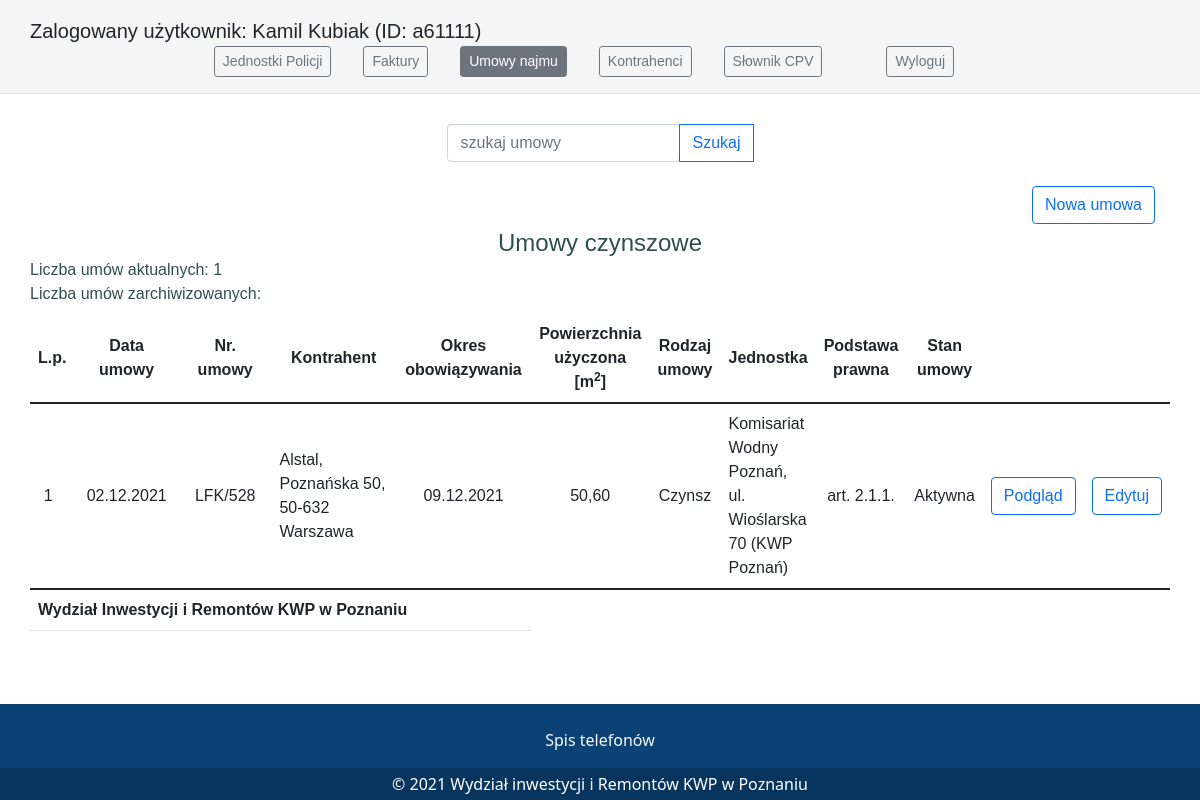
/contracts/ (signed in), run on an earlier commit of the app's database.
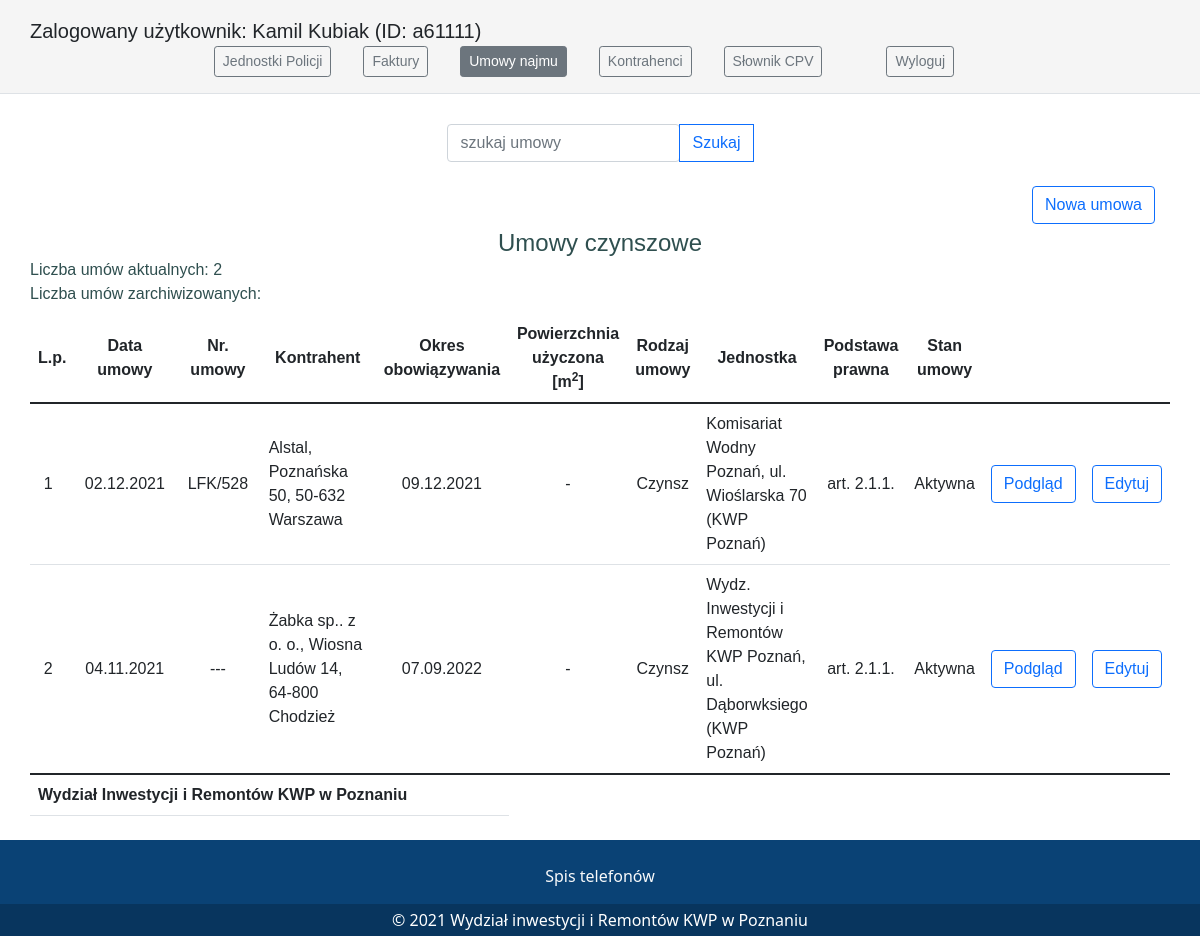
And on a later commit of the database.
### contracts/models.py (models this page shows, shortened)
class Contractimmovables(models.Model):
    class Meta:
        verbose_name = "Umowa nieruchomosci"
        verbose_name_plural = "Umowy nieruchomosci"
    data_umowy = models.DateField("Data umowy")
    nrumowy = models.CharField("Nr umowy", max_length=20, null=True, blank=True, default="")
    kontrahent = models.ForeignKey("contractors.Contractor", on_delete=models.CASCADE, verbose_name="Kontrahent", related_name="contractimmovables")
    podstawa = models.ForeignKey("contracts.Podstawa", on_delete=models.CASCADE, blank=True,
                                 verbose_name="Podstawa prawna", related_name="contractimmovables")
    okres_obowiazywania = models.DateField("Okres obowiązywania", null=True, blank=True)
    rodzaj = models.ForeignKey("contracts.Rodzaj", on_delete=models.CASCADE, verbose_name="Rodzaj umowy", related_name="contractimmovables")
    pow_uzyczona = models.DecimalField("Powierzchnia użytkowa", max_digits=8, decimal_places=2, null=True, blank=True)
    koszt_czynsz = models.BooleanField("Czynsz")
    koszt_prad = models.BooleanField("Prąd")
    koszt_gaz = models.BooleanField("Gaz")
    koszt_woda = models.BooleanField("Woda")
    koszt_co = models.BooleanField("C.O.")
    koszt_smieci = models.BooleanField("Śmieci")
    koszt_podsmiec = models.BooleanField("Zagospodarowanie odpadami komunalnymi")
    koszt_podnier = models.BooleanField("Podatek od nieruchomości")
    unit = models.ForeignKey(Unit, on_delete=models.CASCADE, null=False, verbose_name="Jednostka", related_name="contractimmovables")
    skan = models.FileField(upload_to='contracts_immovables_pdf/%Y/', null=True, blank=True, verbose_name="Skan umowy")
    stan = models.ForeignKey(Stan, on_delete=models.CASCADE, blank=False, default=1, related_name="contractimmovables")
    comments = models.TextField("Informacje", blank=True, default="")
    archives = models.BooleanField("Aktywna", null=False, default=1)
    create = models.DateTimeField("Data utworzenia", auto_now_add=True)
    change = models.DateTimeField("Zmiana", auto_now=True)
    autor = models.ForeignKey("auth.User", on_delete=models.CASCADE)

class Rodzaj(models.Model):
    class Meta:
        verbose_name = "Rodzaj umowy"
        verbose_name_plural = "Rodzaje umów"
    rodzaj = models.CharField(max_length=10)
    def __str__(self):
        return f'{self.rodzaj}'

class Podstawa(models.Model):
    class Meta:
        verbose_name = "Podstawa prawna"
        verbose_name_plural = "Podstawy prawne"
    podstawa = models.CharField(max_length=30, null=False)
    def __str__(self):
        return f'{self.podstawa}'

class Stan(models.Model):
    class Meta:
        verbose_name = "Stan umowy"
        verbose_name_plural = "Stany umów"
    stan = models.CharField(max_length=20)
    def __str__(self):
        return f'{self.stan}'

### contractors/models.py (models this page shows)
class Contractor(models.Model):
    class Meta:
        verbose_name = "Kontrahenci"
        verbose_name_plural = "Kontrahenci"
        ordering = ['nazwa']
    nocuntractor = models.CharField("Nr. kontrahenta", max_length=10, null=False, unique=True)
    nazwa = models.CharField("Nazwa", max_length=30, null=True)
    nip = models.CharField("NIP", max_length=10, null=True, blank=True)
    adres = models.CharField("Adres", max_length=30, null=True)
    kod_pocztowy = models.CharField("Kod pocztowy", max_length=6, null=True)
    miasto = models.CharField("Miasto", max_length=20, null=True)
    informacje = models.TextField("Informacje", null=True, blank=True, default="")
    data_utworzenia = models.DateTimeField(auto_now_add=True)
    autor = models.ForeignKey("auth.User", on_delete=models.CASCADE)
    def __str__(self):
        return f'{self.nazwa}, {self.adres}, {self.kod_pocztowy} {self.miasto}'

### units/models.py (models this page shows)
class Unit(models.Model):
    class Meta:
        verbose_name = "Jednostka"
        verbose_name_plural = "Jednostki"
    powiat = models.ForeignKey(Powiat, on_delete=models.CASCADE, related_name="unit")
    rodzaj = models.ForeignKey(Rodzaj, on_delete=models.CASCADE, related_name="unit")
    adres = models.CharField(max_length=30)
    kod_pocztowy = models.CharField(max_length=6)
    miasto = models.CharField(max_length=20)
    informacje = models.TextField(blank=True)
    aktywna = models.BooleanField("Aktywna", null=False, default=0)
    def __str__(self):
        return f'{self.informacje} {self.miasto}, {self.adres} ({self.powiat})'

class Powiat(models.Model):
    class Meta:
        verbose_name = "Powiat"
        verbose_name_plural = "Powiaty"
    swop_id = models.CharField(max_length=4)
    powiat = models.CharField(max_length=15, null=False)
    def __str__(self):
        return f'{self.powiat}'

### contracts/views.py (the view)
# urls.py: path('', menu_contractsimmovables, name='menu_contractsimmovables'),
@login_required
def menu_contractsimmovables(request):
    contracts = Contractimmovables.objects.all().order_by("-data_umowy")
    query = "Wyczyść"
    search = "Szukaj"
    contrsum = len(contracts)
    q = request.GET.get("q")
    if q:
        contracts = contracts.filter(kontrahent__nazwa__icontains=q)
        return render(request, 'contracts/contractlist.html',
                      {'contracts': contracts, "contrsum": contrsum, "query": query})
    else:
        return render(request, 'contracts/contractlist.html',
                      {'contracts': contracts, "contrsum": contrsum, "search": search})

### contracts/templates/contracts/contractlist.html (shortened to what this page needs)
{% extends 'base.html' %}
{% load humanize %}
{% load static %}
{% block content %}
<section class="w-100 p-4 pb-4 d-flex justify-content-center align-items-center flex-column">
    <div>
        <form method="get">
            <div class="input-group">
                <input name="q" id="q" type="text" class="form-control rounded" placeholder="szukaj umowy" aria-label="Search" aria-describedby="search-addon">
                <button type="submit" class="btn btn-outline-primary">{{query}}{{search}}</button>
            </div>
        </form>
    </div>
</section>
<div class="row">
    <div class="col-md-12 moj-button-right"><a href="{%url 'contracts:new_contractsimmovables'%}"><button class="btn btn-outline-primary button-choise-contracts">Nowa umowa</button></a></div>
</div>
<div class="kontrahenci-title">
    <h4>Umowy czynszowe</h4>
    <p class="m-0"><span>Liczba umów aktualnych: {{contrsum}}</span></p>
    <p class="m-0"><span>Liczba umów zarchiwizowanych: </span></p>
</div>
<table class="table table-hover my-table mt-2">
    <thead>
    <tr class="my-table-tr">
        <th align="center" valign="middle" width="40" scope="col" class="text-center">L.p.</th>
        <th align="center" valign="middle" width="150" scope="col" class="text-center">Data umowy</th>
        <th align="center" valign="middle" width="180" scope="col" class="text-center">Nr. umowy</th>
        <th align="center" valign="middle" width="250" scope="col" class="text-center" >Kontrahent</th>
        <th align="center" valign="middle" width="150" scope="col" class="text-center">Okres obowiązywania</th>
        <th align="center" valign="middle" width="80" scope="col" class="text-center">Powierzchnia użyczona [m<sup>2</sup>]</th>
        <th align="center" valign="middle" scope="col" class="text-center">Rodzaj umowy</th>
        <th align="center" valign="middle" scope="col" class="text-center">Jednostka</th>
        <th align="center" valign="middle"scope="col" class="text-center">Podstawa prawna</th>
        <th align="center" valign="middle" scope="col" class="text-center">Stan umowy</th>
    </tr>
    </thead>
    <tbody>
    {%for contract in contracts %}
    <tr class="my-table-tr">
        <td align="center" valign="middle" class="text-center" scope="row"></td>
        <td align="center" valign="middle" class="text-center">{{contract.data_umowy|date:"d.m.Y"}}</td>
        <td align="center" valign="middle" class="text-center">{{contract.nrumowy|default_if_none:'---'}}</td>
        <td valign="middle">{{contract.kontrahent}}</td>
        <td align="center" valign="middle" class="text-center">{{contract.okres_obowiazywania|date:"d.m.Y"| default_if_none:'-'}}</td>
        <td align="center" valign="middle" class="text-center">{{contract.pow_uzyczona|default_if_none:'-' |intcomma}}</td>
        <td align="center" valign="middle" class="text-center">{{contract.rodzaj}}</td>
        <td>{{contract.unit}}</td>
        <td align="center" valign="middle">{{contract.podstawa}}</td>
        <td align="center" valign="middle">{{contract.stan}}</td>
        <td align="center" valign="middle">
            <a href="{% url 'contracts:show_contractsimmovables' contract.id%}"><button type="submit" class="btn btn-outline-primary">Podgląd</button></a>
        </td>
        <td align="center" valign="middle">
            <a href="{%url 'contracts:edit_contractsimmovables' contract.id %}"><button type="button" class="btn btn-outline-primary">Edytuj</button></a>
        </td>
    </tr>
    {%endfor%}
    </tbody>
    <tfoot>
    <tr>
        <th colspan="5">Wydział Inwestycji i Remontów KWP w Poznaniu</th>
    </tr>
    </tfoot>
</table>
{%endblock%}

### main/templates/base.html (shortened to what this page needs)
{%load static%}
<!DOCTYPE html>
<html lang="pl">
<head>
    <link href="{%static 'main/bootstrap/css/bootstrap.css'%}" rel="stylesheet">
    <link href="{%static 'main/bootstrap/css/bootstrap.min.css'%}" rel="stylesheet">
    <link href="{%static 'main/bootstrap/css/bootstrap.rtl.css'%}" rel="stylesheet">
    <link href="{%static 'main/bootstrap/css/bootstrap.rtl.min.css'%}" rel="stylesheet">
    <link href="{%static 'main/bootstrap/css/bootstrap-grid.css'%}" rel="stylesheet">
    <link href="{%static 'main/bootstrap/css/bootstrap-grid.min.css'%}" rel="stylesheet">
    <link href="{%static 'main/bootstrap/css/bootstrap-grid.rtl.css'%}" rel="stylesheet">
    <link href="{%static 'main/bootstrap/css/bootstrap-grid.rtl.min.css'%}" rel="stylesheet">
    <link href="{%static 'main/bootstrap/css/bootstrap-reboot.css'%}" rel="stylesheet">
    <link href="{%static 'main/bootstrap/css/bootstrap-reboot.min.css'%}" rel="stylesheet">
    <link href="{%static 'main/bootstrap/css/bootstrap-reboot.rtl.css'%}" rel="stylesheet">
    <link href="{%static 'main/bootstrap/css/bootstrap-reboot.rtl.min.css'%}" rel="stylesheet">
    <link href="{%static 'main/bootstrap/css/bootstrap-utilities.css'%}" rel="stylesheet">
    <link href="{%static 'main/bootstrap/css/bootstrap-utilities.min.css'%}" rel="stylesheet">
    <link href="{%static 'main/bootstrap/css/bootstrap-utilities.rtl.css'%}" rel="stylesheet">
    <link href="{%static 'main/bootstrap/css/bootstrap-utilities.rtl.min.css'%}" rel="stylesheet">
    <link href="{%static 'main/css/style.css'%}" rel="stylesheet">
</head>
<body>
<header class="d-flex flex-wrap justify-content-center py-3 mb-4 border-bottom body fixed-top bg-col">
    <a href="" class="d-flex align-items-center mb-3 mb-md-0 me-md-auto text-dark text-decoration-none margin-left-0"><span class="fs-5">Zalogowany użytkownik: {{user.first_name}} {{user.last_name}} (ID: {{user.username}}) </span></a>
        <ul class="nav nav-pills">
            <li class="nav-item"><a id="button-units" href="{%url 'units:units_list'%}" class="btn btn-sm btn-outline-secondary mx-3" ><span>Jednostki Policji</span></a></li>
            <li class="nav-item"><a id="button-invoices" href="{%url 'invoices:menu_invoices'%}" class="btn btn-sm btn-outline-secondary mx-3" ><span>Faktury</span></a></li>
            <li class="nav-item"><a id="button-contracts" href="{%url 'contracts:menu_contractsimmovables'%}" class="btn btn-sm btn-outline-secondary mx-3"><span>Umowy najmu</span></a></li>
            <li class="nav-item"><a id="button-contractors" href="{%url 'contractors:contractorssell_list'%}" class="btn btn-sm btn-outline-secondary mx-3"><span>Kontrahenci</span></a></li>
            <li class="nav-item"><a id="button-cpv" href="{%url 'cpvdict:cpvlist'%}" class="btn btn-sm btn-outline-secondary mx-3"><span>Słownik CPV</span></a></li>
            <li class="nav-item"><a href="" class="btn btn-sm btn-outline-secondary mx-5"><span>Wyloguj</span></a></li>
      </ul>
    </header>
    <div class="containter footer body header-top">
    {%block content%}
    {%endblock%}
</div>
<section class="fixed-bottom">
  <footer class="text-center text-white" style="background-color: #0a4275;">
    <div class="container p-4 pb-0">
      <section class="">
       <p class="d-flex justify-content-center align-items-center"><a class="text-decoration-none link-light" href="{%url 'main:telephone_list'%}" target="_blank"><span>Spis telefonów</span></a></p>
      </section>
    </div>
    <div class="text-center p-1" style="background-color: rgba(0, 0, 0, 0.2);">
        <span>© 2021 Wydział inwestycji i Remontów KWP w Poznaniu</span>
    </div>
  </footer>
</section>
</body>
</html>

### main/static/main/css/style.css (style rules this page uses)
.body { font-family: arial; margin: auto 0; padding: 0 30px; color: #2F4F4F; }
.bg-col { background-color: #F5F5F5; }
.header-top { margin-top: 100px; }
.footer { margin-bottom: 120px; }
.margin-left-0 { margin-left: 0!important; }
.moj-button-right { text-align: right; }
.kontrahenci-title h4 { margin: 5px 0 0; text-align: center; }
.moj-button-right { text-align:right; }
.button-choise-contracts { margin: 0 15px; }
.my-table { counter-reset: rowNumber -1; }
.my-table-tr { counter-increment: rowNumber; }
.my-table-tr td:first-child::before { content: counter(rowNumber); min-width: 1em; margin-right: 0.5em; }

What changed in the data, as far as the page shows it:
changed Contractimmovables "LFK/528": pow_uzyczona "50,60" → "-"
added Contractimmovables: data_umowy "04.11.2021", nrumowy "---", kontrahent "Żabka sp.. z o. o., Wiosna Ludów 14, 64-800 Chodzież", okres_obowiazywania "07.09.2022", pow_uzyczona "-", rodzaj "Czynsz", unit "Wydz. Inwestycji i Remontów KWP Poznań, ul. Dąborwksiego (KWP Poznań)", podstawa "art. 2.1.1.", stan "Aktywna"
Also different on the page:
{{ contrsum }}: "1" → "2"
